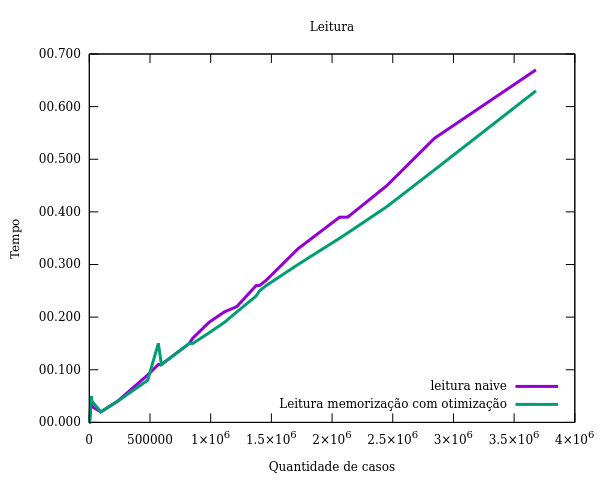

This chart was generated by the following gnuplot code:
set datafile separator ','
set ydata time
#set timefmt "%s:%s:%s" # specify our time string format
#set format y "%.10f" # otherwise it will show only MM:SS
set timefmt "%s"
set format y "%.3S"

set ylabel "Tempo" # label for the Y axis
set xlabel 'Quantidade de casos' # label for the X axis

set title "Leitura"
set key bot right
set terminal svg
set output 'leitura.svg'
plot './v1/versao1_Lei_2.csv' using 2:5 with lines lw 3 title 'leitura naive' ,'./v4/versao4_Lei_2.csv' using 2:5 with lines lw 3 title "Leitura memorização com otimização"